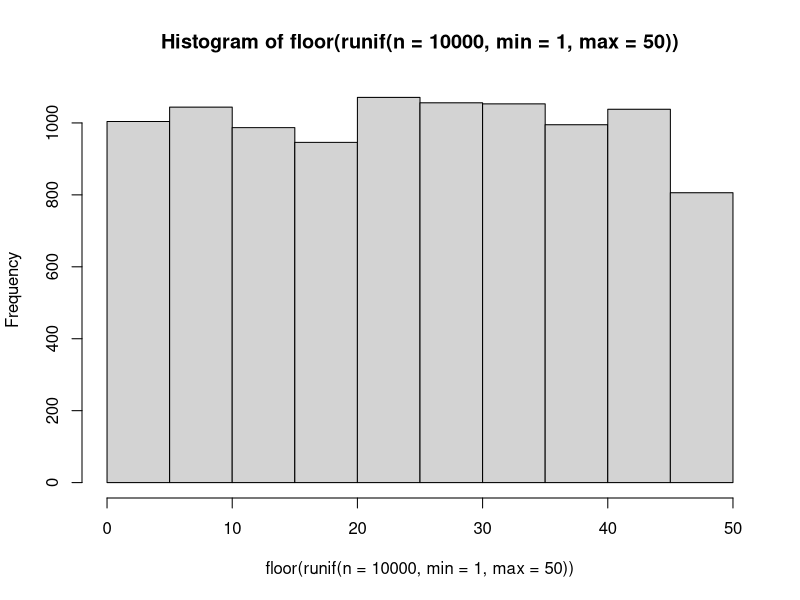
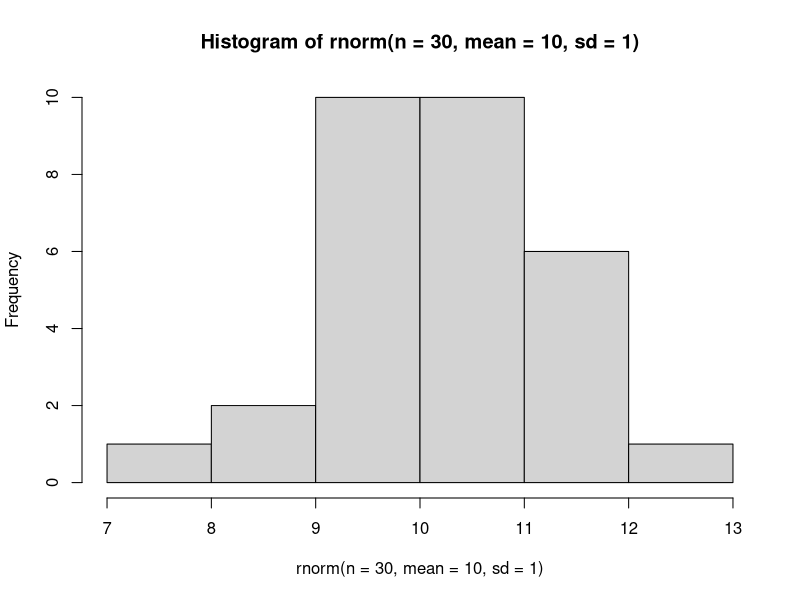
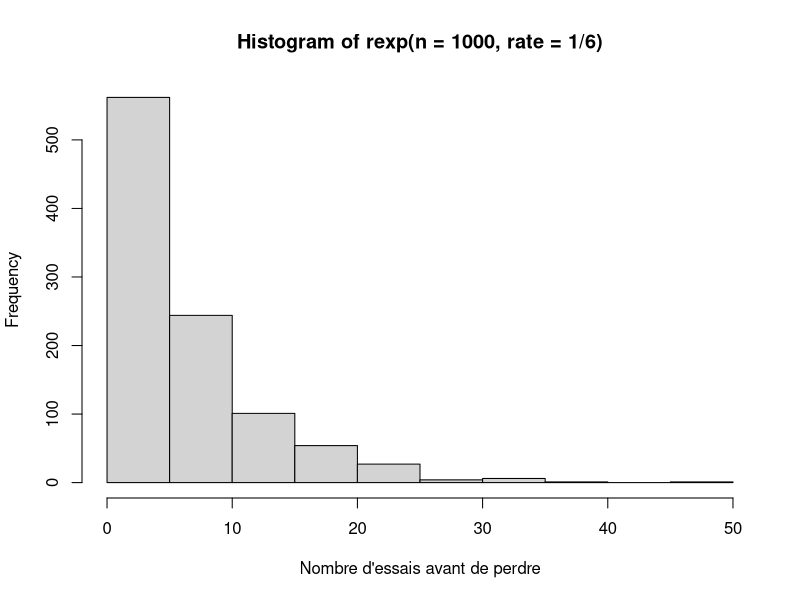
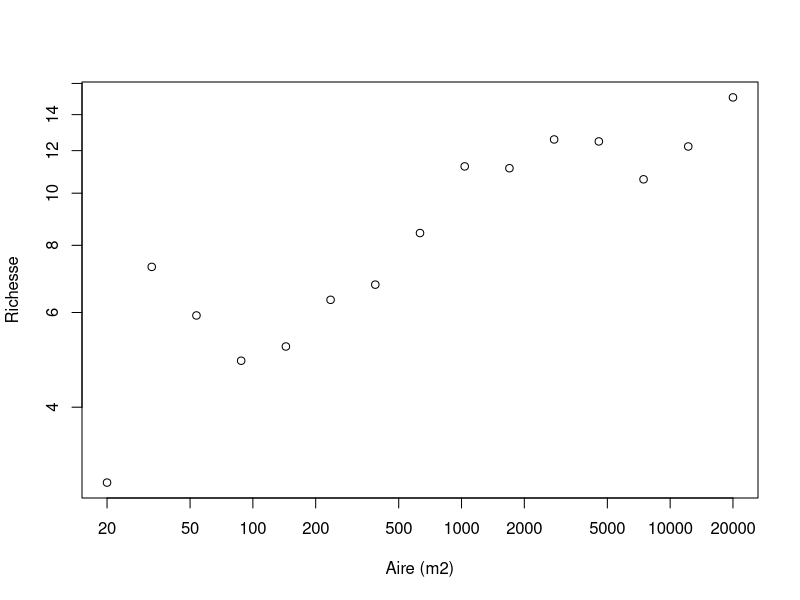
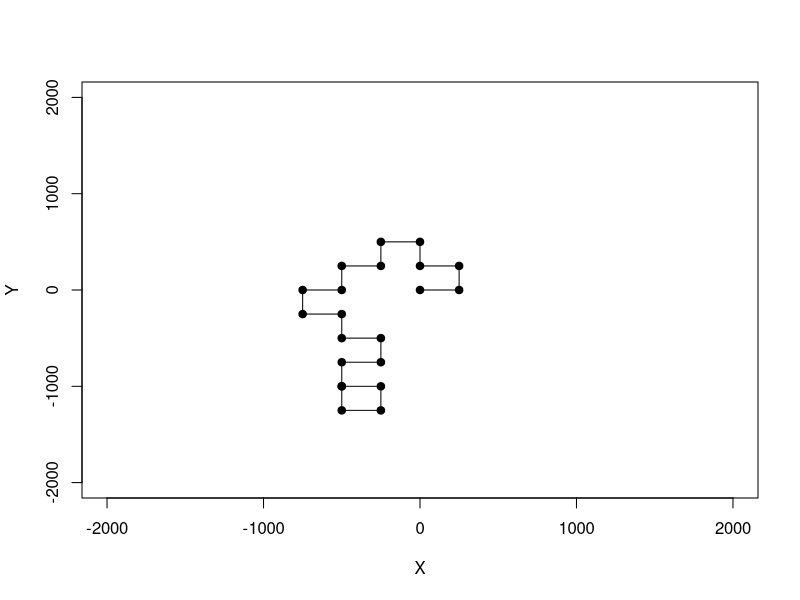
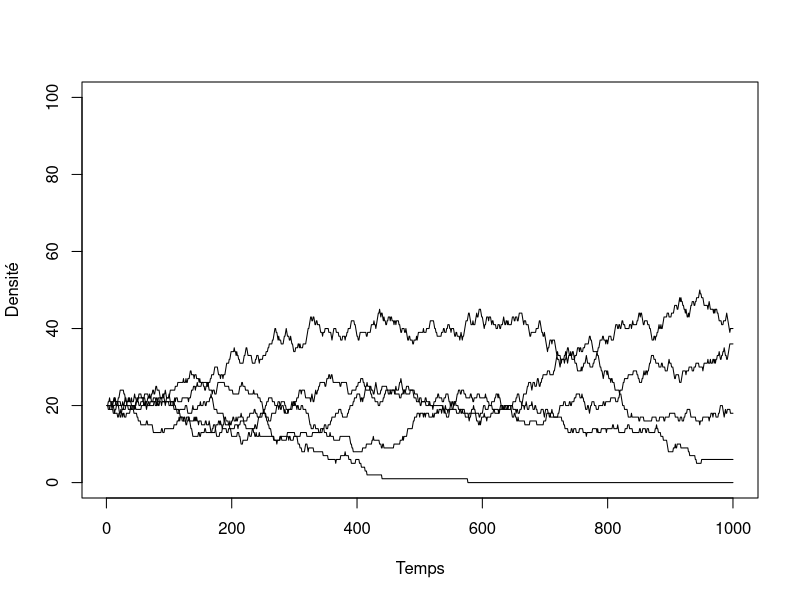
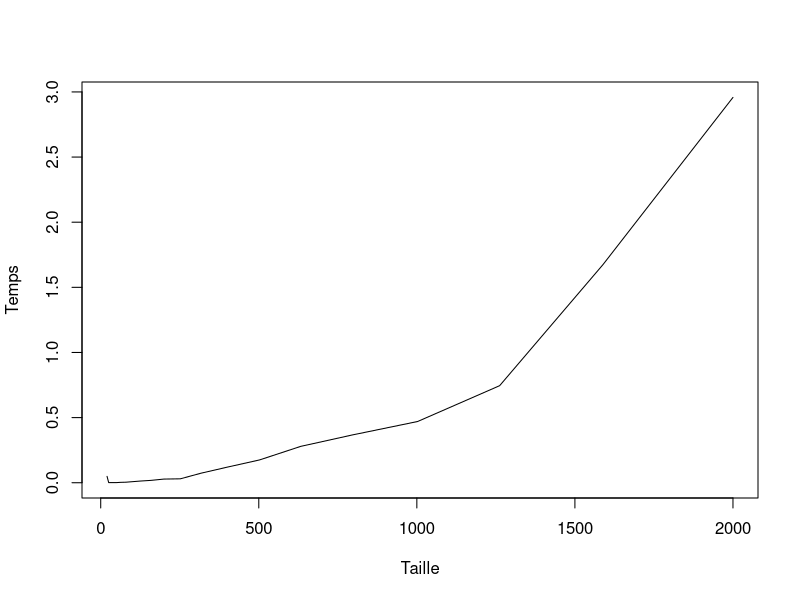

R code for these plots, in order:
## ---- chunk 1
tri <- function(x){
	# Calcul de la dimension du vecteur
	taille = length(x)
	ordre = "NON"
	# Boucle qui tourne jusqu'à ce que tout soit en ordre
	while(ordre == "NON") {
		ordre = "OUI"
		# Boucle qui passe tous les éléments en paires
		for(i in 1:(taille-1)) {
			if(x[i+1] < x[i]) {
				# Inversion des deux lettres
				x[c(i,i+1)] = x[c(i+1,i)]
				# Comme un changement a été fait, l'ordre
				# n'est pas encore garanti
				ordre = "NON"
			}
		}
	}
	return(x)
}
## ---- chunk 2
valeurs = c("2", "3", "4", "5", "6", "7", "8", "9", "10", "valet", "reine", "roi", "as")
couleurs = rep(c("pique", "trèfle", "carreau", "coeur"),each = 13)
cartes = paste(valeurs,"-",couleurs)
tirage = function(n, cartes) {
    sample(x = cartes, size = n, replace = FALSE)
}
tirage(3, cartes)
## ---- chunk 3
hist(floor(runif(n = 10000, min = 1, max = 50)))
## ---- chunk 4
hist(rnorm(n = 30, mean = 10, sd = 1))
## ---- chunk 5
rbinom(n = 10, size = 1, prob = 0.5)
## ---- chunk 6
rmultinom(n = 3, size = 1, prob = rep(1/6, 6))
## ---- chunk 7
hist(rexp(n = 1000, rate = 1/6),
xlab = "Nombre d'essais avant de perdre")
## ---- chunk 8
A = 2*10^seq(1, 4, length.out = 15)
c = 3
z = 0.15
S = rnorm(15, mean = c*A^z, sd = 1.5)
plot(A, S, xlab = "Aire (m2)", ylab = "Richesse",
  log = "xy")
## ---- chunk 9
set.seed(1)
p <- 0.55
alea <- runif(n = 1, min = 0, max = 1)
if(alea < p) res = "pile" else res = "face"
res
## ---- chunk 10
nsteps = 20
xy = matrix(0,nr = 21, nc = 2)
xy[1,] = c(0,0)
direction = 0
set.seed(2)
for(step in 2:(nsteps+1)) {
    # Ḑe quel côté tourner ?
    if(runif(1,0,1) < 0.5) {
      # Tourne à droite
      direction = direction + pi/2 
    }
    else {
      # Tourne à gauche  
      direction = direction - pi/2
    }
    # Calcul des nouvelles coordonnées
    xy[step,1] = xy[step-1,1] + sin(direction)*250 
    xy[step,2] = xy[step-1,2] + cos(direction)*250 
}
## ---- chunk 11
plot(xy[,1],xy[,2], type = "l", xlim = c(-2000,2000),ylim = c(-2000,2000),
    xlab = "X", ylab = "Y")
points(xy[,1],xy[,2],pch = 19)
## ---- chunk 12
etats <- c("A", "B", "C", "D", "E")
p = c(0.1, 0.5, 0.2, 0.05, 0.15)
sum(p)

# On utilise cumsum pour calculer la probabilité cumulative
cump <- cumsum(p)
cump
## ---- chunk 13
alea <- runif(1,0,1)
alea
n_etats <- 5; i = 1; plus_petit = FALSE
while(plus_petit == FALSE) {
    if(alea < cump[i]) {
        decision = etats[i]
        plus_petit = TRUE
    }
    else {
        i = i + 1
    }
}
decision
## ---- chunk 14
tirage <- function(p) {
    etats <- c("A", "B", "C", "D", "E")
    res <- rmultinom(n=1,size=1,prob=p)
    etats[which(res==1)]
}
tirage(p)
## ---- chunk 15
nsteps <- 1000
S <- 5
K <- 100
N <- matrix(nr = nsteps, nc = S)

# Une fonction utile pour faire des tirages
# Elle retourne la position de l'espèce pigée au hasard
tirage  <- function(p) {
    res <- rmultinom(n=1,size=1,prob=p)
    return(which(res==1))
}
## ---- chunk 16
# On démarre la simulation avec 20 individus par espèce
N[1,] =rep(K/S, S)

# La boucle principale
for(step in 2:nsteps) {

    # Calcul de l'abondance relative
    p = N[step-1,] / K

    # On tire l'identité de l'espèce qui meurt
    ID_mort = tirage(p)

    # On applique le changement
    N[step,] = N[step-1,]
    N[step,ID_mort] = N[step,ID_mort] - 1

    # On tire l'identité de la recrue
    ID_recrue = tirage(p)
    N[step,ID_recrue] = N[step,ID_recrue] + 1
}
## ---- chunk 17
# Illustration des résultats
plot(c(1:nsteps), N[,1], type = "l", ylim = c(0,K),
    xlab = "Temps", ylab = "Densité")
for(i in 2:S) lines(c(1:nsteps), N[,i])
## ---- chunk 18
x = runif(1000)
system.time(sort(x))
system.time(tri(x))

## ---- chunk 19
n = 2*10^seq(1,3,0.1)
res = numeric(length(n))
for(i in 1:length(res)) {
	x = runif(n[i])
	res[i] = system.time(tri(x))[3]
}
plot(n,res, type = "l", xlab = "Taille", ylab = "Temps")
## ---- chunk 20
f1 <- function(x) {
	taille <- length(x)
	x2 <- numeric(taille)
	for(i in 1:taille) if(x[i] < 0.5) x2[i] <- 1
}
f2 <- function(x) {
	x2 <- x*0
	x2[x<0.5] <- 1
}
## ---- chunk 21
x = runif(1000000)
system.time(f1(x))
system.time(f2(x))
## ---- chunk 22
f1 <- function(x) {
	res <- numeric(ncol(x))
	for(j in 1:ncol(x)) {
		for(i in 1:nrow(x)){
			res[x] = res[j] + x[i,j]
		}
	}
}
X = matrix(runif(100*100),nr=100,nc=100)
## ---- chunk 23
system.time(rowSums(X))
system.time(apply(X,2,sum))
system.time(f1(X))
